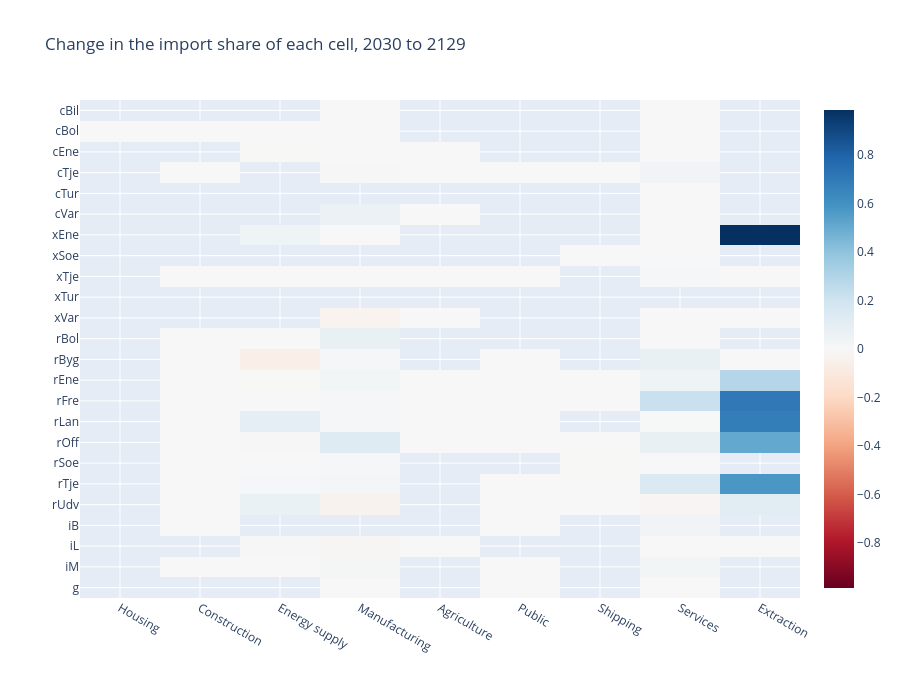

The cell this chart's notebook holds for it:
### Markdown cell above
How the import shares change over the baseline: the share in the last year minus the share in the first year
(0.05 = 5 percentage points). The big changes are in the column for extraction (`udv`): oil and gas
extraction in the North Sea is phased out in the baseline, so the extraction goods used in Denmark end up almost
all imported.

### Code cell
last = int(mmakro.current_per[-1])
io_viz.heatmap(io_v, last, metric='import_share', base=io_v, base_year=first,
               title=f'Change in the import share of each cell, {first} to {last}')

### Figure 1 — Plotly figure (JSON) as saved in the notebook; plotly's stock layout.template omitted (floating-point values rounded to 4 significant figures; data arrays with more than 128 entries replaced by an {"elided": "..."} marker saying what was removed)
{"data": [{"colorscale": [[0, "rgb(103,0,31)"], [0.1, "rgb(178,24,43)"], [0.2, "rgb(214,96,77)"], [0.3, "rgb(244,165,130)"], [0.4, "rgb(253,219,199)"], [0.5, "rgb(247,247,247)"], [0.6, "rgb(209,229,240)"], [0.7, "rgb(146,197,222)"], [0.8, "rgb(67,147,195)"], [0.9, "rgb(33,102,172)"], [1, "rgb(5,48,97)"]], "customdata": {"elided": "24x9 str values"}, "hovertemplate": "%{customdata} ← %{x}: %{z:,.3f}<extra></extra>", "type": "heatmap", "x": ["Housing", "Construction", "Energy supply", "Manufacturing", "Agriculture", "Public", "Shipping", "Services", "Extraction"], "y": ["cBil", "cBol", "cEne", "cTje", "cTur", "cVar", "xEne", "xSoe", "xTje", "xTur", "xVar", "rBol", "rByg", "rEne", "rFre", "rLan", "rOff", "rSoe", "rTje", "rUdv", "iB", "iL", "iM", "g"], "z": {"elided": "24x9 float values"}, "zmid": 0}], "layout": {"height": 678, "title": {"text": "Change in the import share of each cell, 2030 to 2129"}, "yaxis": {"autorange": "reversed"}}}
